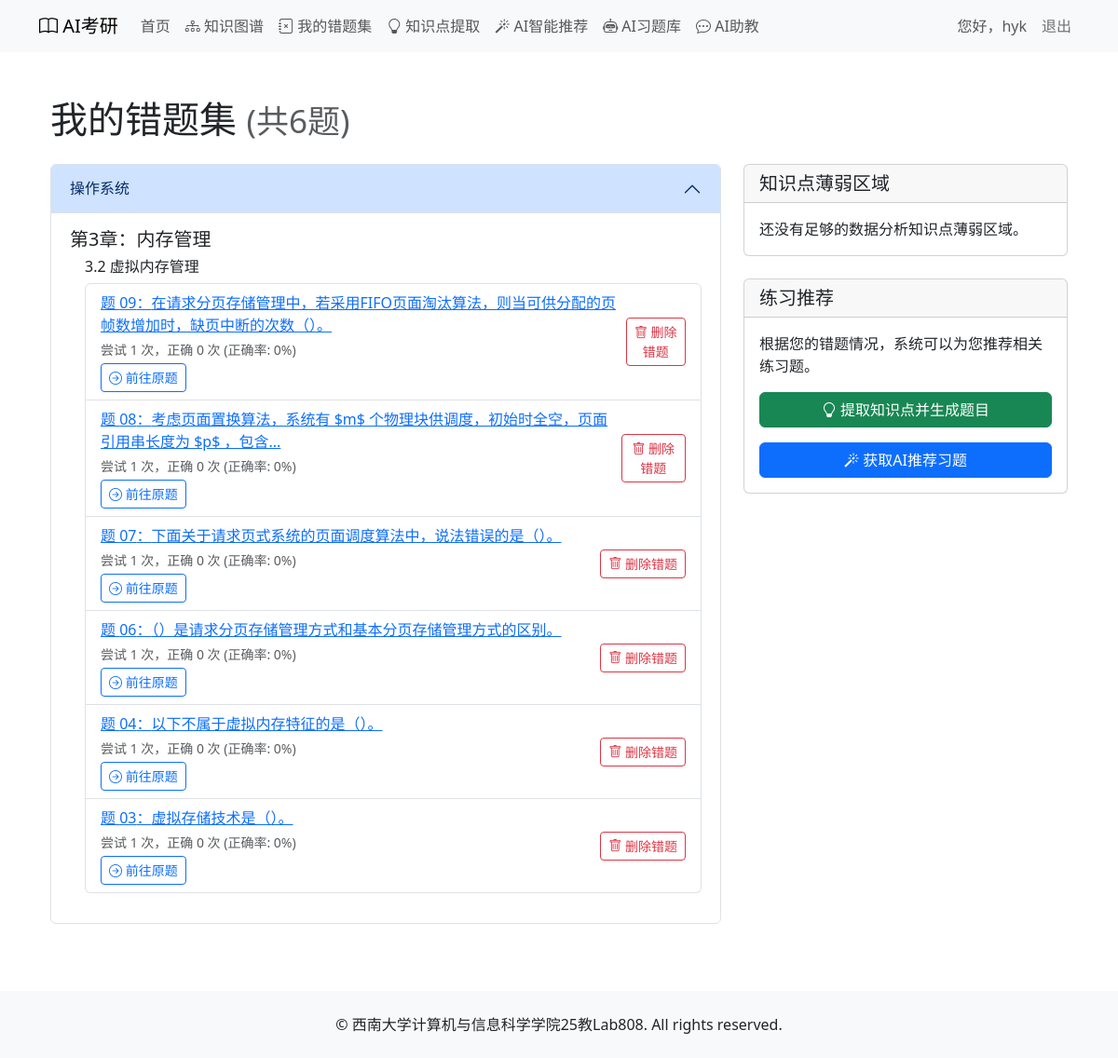
/courses/mistake_collection/ (signed in), run on the app's committed database.
### courses/models.py (models this page shows, shortened)
class Book(models.Model):
    title = models.CharField(max_length=100, verbose_name='书名')
    description = models.TextField(blank=True, verbose_name='描述')
    cover_image = models.ImageField(upload_to='book_covers/', blank=True, verbose_name='封面图片')
    class Meta:
        verbose_name = '书籍'
        verbose_name_plural = verbose_name

class Chapter(models.Model):
    book = models.ForeignKey(Book, on_delete=models.CASCADE, related_name='chapters', verbose_name='所属书籍')
    number = models.IntegerField(verbose_name='章节号')
    title = models.CharField(max_length=200, verbose_name='章节标题')
    introduction = models.TextField(blank=True, verbose_name='章节介绍')
    class Meta:
        verbose_name = '章节'
        verbose_name_plural = verbose_name
        ordering = ['number']

class Section(models.Model):
    SECTION_TYPES = (
        ('content', '内容小节'),
        ('introduction', '章节介绍'),
        ('summary', '章节小结'),
        ('faq', '常见问题/疑难点'),
        ('other', '其他'),
    )
    chapter = models.ForeignKey(Chapter, on_delete=models.CASCADE, related_name='sections', verbose_name='所属章节')
    number = models.CharField(max_length=10, verbose_name='小节号')  # 如1.1, 1.2等
    title = models.CharField(max_length=200, verbose_name='小节标题')
    section_type = models.CharField(max_length=20, choices=SECTION_TYPES, default='content', verbose_name='小节类型')
    content = models.TextField(blank=True, verbose_name='小节内容 (Markdown)')
    class Meta:
        verbose_name = '小节'
        verbose_name_plural = verbose_name
        ordering = ['number']

class UserMistakeCollection(models.Model):
    user = models.ForeignKey(User, on_delete=models.CASCADE, related_name='mistake_collections', verbose_name='用户')
    exercise = models.ForeignKey(Exercise, on_delete=models.CASCADE, related_name='in_mistake_collections', verbose_name='习题')
    added_at = models.DateTimeField(auto_now_add=True, verbose_name='添加时间')
    last_attempt_at = models.DateTimeField(null=True, blank=True, verbose_name='最后一次尝试时间')
    attempt_count = models.IntegerField(default=0, verbose_name='尝试次数')
    correct_count = models.IntegerField(default=0, verbose_name='正确次数')
    last_wrong_answer = models.CharField(max_length=200, blank=True, null=True, verbose_name='最近一次错误答案')
    notes = models.TextField(blank=True, verbose_name='笔记')
    class Meta:
        verbose_name = '用户错题集'
        verbose_name_plural = verbose_name
        unique_together = ['user', 'exercise']
        ordering = ['-added_at']
    @property
    def accuracy_rate(self):
        if self.attempt_count == 0:
            return 0
        return (self.correct_count / self.attempt_count) * 100

class Exercise(models.Model):
    TYPES = (
        ('single', '单项选择题'),
        ('multiple', '多项选择题'),
        ('comprehensive', '综合题'),
    )
    section = models.ForeignKey(Section, on_delete=models.CASCADE, related_name='exercises', verbose_name='所属小节')
    type = models.CharField(max_length=20, choices=TYPES, verbose_name='题目类型')
    number = models.CharField(max_length=10, verbose_name='题号')  # 如01, 02等
    content = models.TextField(verbose_name='题目内容')
    options = models.JSONField(null=True, blank=True, verbose_name='选项')  # 用于选择题的选项
    answer = models.CharField(max_length=200, verbose_name='答案')
    explanation = models.TextField(verbose_name='解析')
    order = models.IntegerField(default=0, verbose_name='排序')
    knowledge_points = models.ManyToManyField(Knowledge, through='ExerciseKnowledge', related_name='related_exercises', verbose_name='相关知识点')
    class Meta:
        verbose_name = '习题'
        verbose_name_plural = verbose_name
        ordering = ['order', 'number']

### courses/views.py (the view)
# urls.py: path('mistake_collection/', views.user_mistake_collection, name='mistake_collection'),
@login_required
def user_mistake_collection(request):
    mistakes = UserMistakeCollection.objects.filter(user=request.user).select_related(
        'exercise', 'exercise__section', 'exercise__section__chapter', 'exercise__section__chapter__book'
    ).order_by('-added_at')  # 改用added_at字段排序
    grouped_mistakes = {}
    for mistake in mistakes:
        exercise = mistake.exercise
        book = exercise.section.chapter.book
        chapter = exercise.section.chapter
        if book.id not in grouped_mistakes:
            grouped_mistakes[book.id] = {
                'book': book,
                'chapters': {}
            }
        if chapter.id not in grouped_mistakes[book.id]['chapters']:
            grouped_mistakes[book.id]['chapters'][chapter.id] = {
                'chapter': chapter,
                'sections': {}
            }
        section_id = exercise.section.id
        if section_id not in grouped_mistakes[book.id]['chapters'][chapter.id]['sections']:
            grouped_mistakes[book.id]['chapters'][chapter.id]['sections'][section_id] = {
                'section': exercise.section,
                'mistakes': []
            }
        grouped_mistakes[book.id]['chapters'][chapter.id]['sections'][section_id]['mistakes'].append(mistake)
    books_list = []
    for book_id, book_data in grouped_mistakes.items():
        chapters_list = []
        for chapter_id, chapter_data in book_data['chapters'].items():
            sections_list = []
            for section_id, section_data in chapter_data['sections'].items():
                sections_list.append({
                    'section': section_data['section'],
                    'mistakes': section_data['mistakes']
                })
            sections_list.sort(key=lambda x: x['section'].number)
            chapters_list.append({
                'chapter': chapter_data['chapter'],
                'sections': sections_list
            })
        chapters_list.sort(key=lambda x: x['chapter'].number)
        books_list.append({
            'book': book_data['book'],
            'chapters': chapters_list
        })
    books_list.sort(key=lambda x: x['book'].title)
    knowledge_stats = get_user_knowledge_weakness(request.user)
    context = {
        'books_list': books_list,
        'knowledge_stats': knowledge_stats,
        'total_mistakes': mistakes.count()
    }
    return render(request, 'courses/user_mistake_collection.html', context)

### courses/templates/courses/user_mistake_collection.html (shortened to what this page needs)
{% extends 'courses/base.html' %}
{% load static %}
{% block content %}
<div class="container mt-4">
    <h1 class="mb-4">我的错题集 <small class="text-muted">(共{{ total_mistakes }}题)</small></h1>
    <div class="row">
        <div class="col-md-8">
            {% if books_list %}
                <div class="accordion" id="mistakeAccordion">
                    {% for book_data in books_list %}
                        <div class="accordion-item">
                            <h2 class="accordion-header" id="book-{{ book_data.book.id }}">
                                <button class="accordion-button" type="button" data-bs-toggle="collapse"
                                        data-bs-target="#collapse-book-{{ book_data.book.id }}" aria-expanded="true">
                                    {{ book_data.book.title }}
                                </button>
                            </h2>
                            <div id="collapse-book-{{ book_data.book.id }}" class="accordion-collapse collapse show"
                                 aria-labelledby="book-{{ book_data.book.id }}">
                                <div class="accordion-body">
                                    {% for chapter_data in book_data.chapters %}
                                        <div class="chapter-item mb-3">
                                            <h5>第{{ chapter_data.chapter.number }}章：{{ chapter_data.chapter.title }}</h5>
                                            {% for section_data in chapter_data.sections %}
                                                <div class="section-item ms-3 mb-2">
                                                    <h6>{{ section_data.section.number }} {{ section_data.section.title }}</h6>
                                                    <ul class="list-group">
                                                        {% for mistake in section_data.mistakes %}
                                                            <li class="list-group-item">
                                                                <div class="d-flex justify-content-between align-items-center">
                                                                    <div>
                                                                        <a href="#" class="mistake-detail-link"
                                                                           data-exercise-id="{{ mistake.exercise.id }}">
                                                                            题 {{ mistake.exercise.number }}：{{ mistake.exercise.content|striptags|truncatechars:50 }}
                                                                        </a>
                                                                        <div class="text-muted small mt-1">
                                                                            尝试 {{ mistake.attempt_count }} 次，正确 {{ mistake.correct_count }} 次
                                                                            {% if mistake.attempt_count > 0 %}
                                                                                (正确率: {{ mistake.accuracy_rate|floatformat:0 }}%)
                                                                            {% endif %}
                                                                        </div>
                                                                        <div class="mt-1">
                                                                            <a href="{% url 'courses:section_exercises' mistake.exercise.section.id %}?scroll_to_exercise={{ mistake.exercise.id }}" class="btn btn-sm btn-outline-primary">
                                                                                <i class="bi bi-arrow-right-circle"></i> 前往原题
                                                                            </a>
                                                                        </div>
                                                                    </div>
                                                                    <div>
                                                                        <button class="btn btn-sm btn-outline-danger remove-btn"
                                                                                data-exercise-id="{{ mistake.exercise.id }}">
                                                                            <i class="bi bi-trash"></i> 删除错题
                                                                        </button>
                                                                    </div>
                                                                </div>
                                                            </li>
                                                        {% endfor %}
                                                    </ul>
                                                </div>
                                            {% endfor %}
                                        </div>
                                    {% endfor %}
                                </div>
                            </div>
                        </div>
                    {% endfor %}
                </div>
            {% endif %}
        </div>
        <div class="col-md-4">
            <div class="card mb-4">
                <div class="card-header">
                    <h5 class="card-title mb-0">知识点薄弱区域</h5>
                </div>
                <div class="card-body">
                    {% if knowledge_stats %}
                        <ul class="list-group">
                            {% for item in knowledge_stats|slice:":10" %}
                                <li class="list-group-item d-flex justify-content-between align-items-center">
                                    {{ item.knowledge__title }}
                                    <span class="badge bg-primary rounded-pill">{{ item.frequency }}</span>
                                </li>
                            {% endfor %}
                        </ul>
                    {% else %}
                        <p class="card-text">还没有足够的数据分析知识点薄弱区域。</p>
                    {% endif %}
                </div>
            </div>
            <div class="card">
                <div class="card-header">
                    <h5 class="card-title mb-0">练习推荐</h5>
                </div>
                <div class="card-body">
                    <p class="card-text">根据您的错题情况，系统可以为您推荐相关练习题。</p>
                    <div class="d-grid gap-2">
                        <a href="{% url 'courses:extract_knowledge' %}" class="btn btn-success mb-2">
                            <i class="bi bi-lightbulb"></i> 提取知识点并生成题目
                        </a>
                        <a href="{% url 'courses:ai_recommend' %}" class="btn btn-primary">
                            <i class="bi bi-magic"></i> 获取AI推荐习题
                        </a>
                    </div>
                </div>
            </div>
        </div>
    </div>
</div>
{% endblock %}

### courses/templates/courses/base.html (shortened to what this page needs)
<!DOCTYPE html>
<html lang="zh-hans">
<head>
    <link href="https://cdn.bootcdn.net/ajax/libs/twitter-bootstrap/5.3.0/css/bootstrap.min.css" rel="stylesheet">
    <link href="https://cdn.bootcdn.net/ajax/libs/bootstrap-icons/1.10.0/font/bootstrap-icons.min.css" rel="stylesheet">
</head>
<body>
    <nav class="navbar navbar-expand-lg navbar-light bg-light">
        <div class="container">
            <a class="navbar-brand" href="{% url 'courses:index' %}">
                <i class="bi bi-book"></i> AI考研
            </a>
            <div class="collapse navbar-collapse" id="navbarNav">
                <ul class="navbar-nav">
                    <li class="nav-item">
                        <a class="nav-link" href="{% url 'courses:index' %}">首页</a>
                    </li>
                    {% if user.is_authenticated %}
                    <li class="nav-item">
                        <a class="nav-link" href="{% url 'courses:knowledge_graph' %}" target="_blank">
                            <i class="bi bi-diagram-3"></i> 知识图谱
                        </a>
                    </li>
                    <li class="nav-item">
                        <a class="nav-link" href="{% url 'courses:mistake_collection' %}" target="_blank">
                            <i class="bi bi-journal-x"></i> 我的错题集
                        </a>
                    </li>
                    <li class="nav-item">
                        <a class="nav-link" href="{% url 'courses:extract_knowledge' %}" target="_blank">
                            <i class="bi bi-lightbulb"></i> 知识点提取
                        </a>
                    </li>
                    <li class="nav-item">
                        <a class="nav-link" href="{% url 'courses:ai_recommend' %}" target="_blank">
                            <i class="bi bi-magic"></i> AI智能推荐
                        </a>
                    </li>
                    <li class="nav-item">
                        <a class="nav-link" href="{% url 'courses:my_ai_exercises' %}" target="_blank">
                            <i class="bi bi-robot"></i> AI习题库
                        </a>
                    </li>
                    <li class="nav-item">
                        <a class="nav-link" href="#" id="ai-assistant-btn">
                            <i class="bi bi-chat-dots"></i> AI助教
                        </a>
                    </li>
                    {% endif %}
                </ul>
                <ul class="navbar-nav ms-auto">
                    {% if user.is_authenticated %}
                    <li class="nav-item">
                        <span class="nav-link">您好，{{ user.username }}</span>
                    </li>
                    <li class="nav-item">
                        <form method="post" action="{% url 'logout' %}" class="d-inline">
                            <button type="submit" class="btn btn-link nav-link">退出</button>
                        </form>
                    </li>
                    {% endif %}
                </ul>
            </div>
        </div>
    </nav>
    <main class="container py-4">
        {% block content %}
        {% endblock %}
    </main>
    <footer class="bg-light py-4 mt-5">
        <div class="container text-center">
            <p class="mb-0">© 西南大学计算机与信息科学学院25教Lab808. All rights reserved.</p>
        </div>
    </footer>
</body>
</html>

### data on the page
Book: book "操作系统"
Chapter: chapter.number "3", chapter "内存管理"
Section: section.number "3.2", section "虚拟内存管理"
UserMistakeCollection: exercise.number "09", exercise.content "在请求分页存储管理中，若采用FIFO页面淘汰算法，则当可供分配的页帧数增加时，缺页中断的次数（）。", attempt_count "1", correct_count "0", accuracy_rate "0"
UserMistakeCollection: exercise.number "08", exercise.content "考虑页面置换算法，系统有 $m$ 个物理块供调度，初始时全空，页面引用串长度为 $p$ ，包含...", attempt_count "1", correct_count "0", accuracy_rate "0"
UserMistakeCollection: exercise.number "07", exercise.content "下面关于请求页式系统的页面调度算法中，说法错误的是（）。", attempt_count "1", correct_count "0", accuracy_rate "0"
UserMistakeCollection: exercise.number "06", exercise.content "（）是请求分页存储管理方式和基本分页存储管理方式的区别。", attempt_count "1", correct_count "0", accuracy_rate "0"
UserMistakeCollection: exercise.number "04", exercise.content "以下不属于虚拟内存特征的是（）。", attempt_count "1", correct_count "0", accuracy_rate "0"
UserMistakeCollection: exercise.number "03", exercise.content "虚拟存储技术是（）。", attempt_count "1", correct_count "0", accuracy_rate "0"

### other printed values
{{ user.username }} "hyk"
{{ total_mistakes }} "6"
